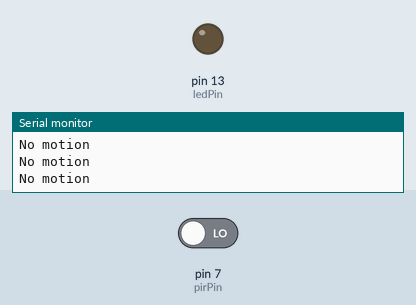
Recording of a sketch running on a simulated Arduino Uno, built with avr-gcc and run on an emulated ATmega328P. Shown: output pins drawn as LEDs (lit = HIGH), the last lines printed to the serial monitor. Inputs (shaded band) come from the test bench; at power-on: pin 7 (pirPin) LOW.

Above: at 2.8 s.
2.9 s: pin 7 (pirPin) driven HIGH
At 4.2 s:
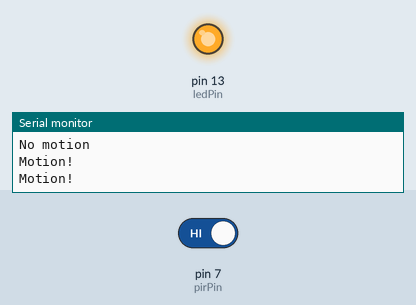
4.5 s: pin 7 (pirPin) driven LOW
At 5.8 s:
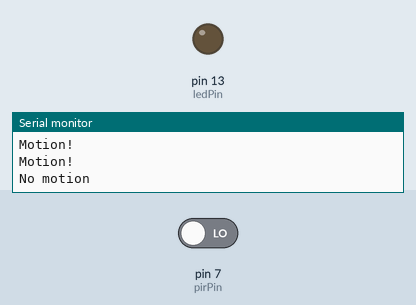
Timing chart, 0 to 7.5 s (numbered marks = the images above; inputs shaded):
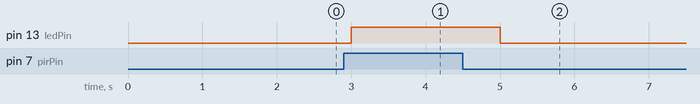

Measured:
- after the input at 2.9 s, pin 13 (ledPin): LOW → HIGH after 0.10 s
- after the input at 4.5 s, pin 13 (ledPin): HIGH → LOW after 0.50 s

The sketch:

motionDetector.ino
```cpp
int pirPin = 7;               //контакт для подключения датчика к Arduino
int ledPin = 13;              //использование стандартного светодиода
int val = 0;                  //переменная для хранения состояния датчика

void setup() {
  Serial.begin(9600);           //открыть сеанс связи з компьютером
  pinMode(pirPin, INPUT);       //определить выходной контакт для датчика
  pinMode(ledPin, OUTPUT);      //определить контакт со светодиодом как выход
}

void loop() {
  val = digitalRead(pirPin);    //считываем состояние датчика
if (val == HIGH) {            //если есть движение
  digitalWrite(ledPin, HIGH);   //включить светодиод
  Serial.println("Motion!");    //передать на компьютер "Motion!"
}
else {
  digitalWrite(ledPin, LOW);    //иначе выключить светодиод
  Serial.println("No motion");  //и передать компьютеру "No motion"
}
  delay(1000);                  //подождать секунду
}
```
